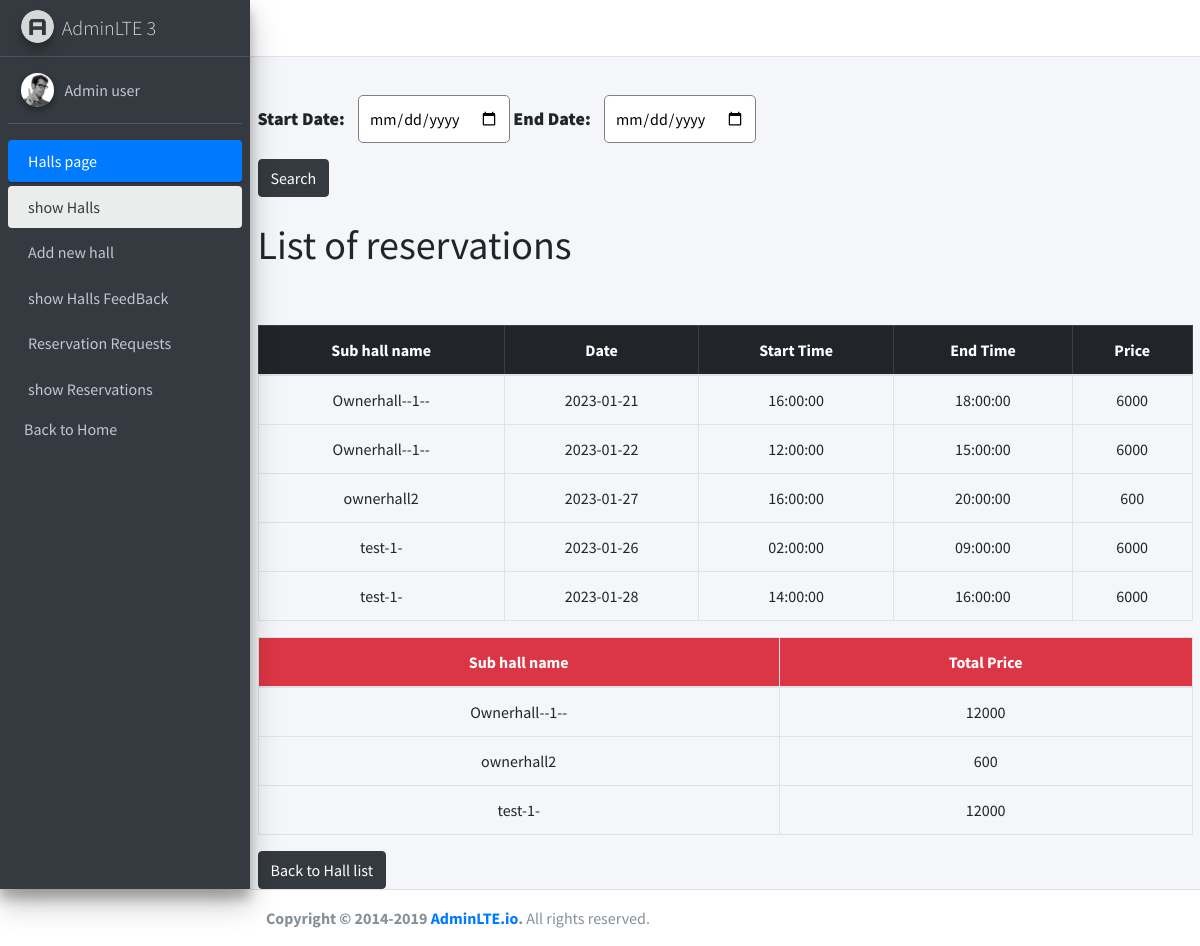
/admin/allincomes.php?userId=37&start_date=null&end_date=null (signed in), run on an earlier commit of the app's database.
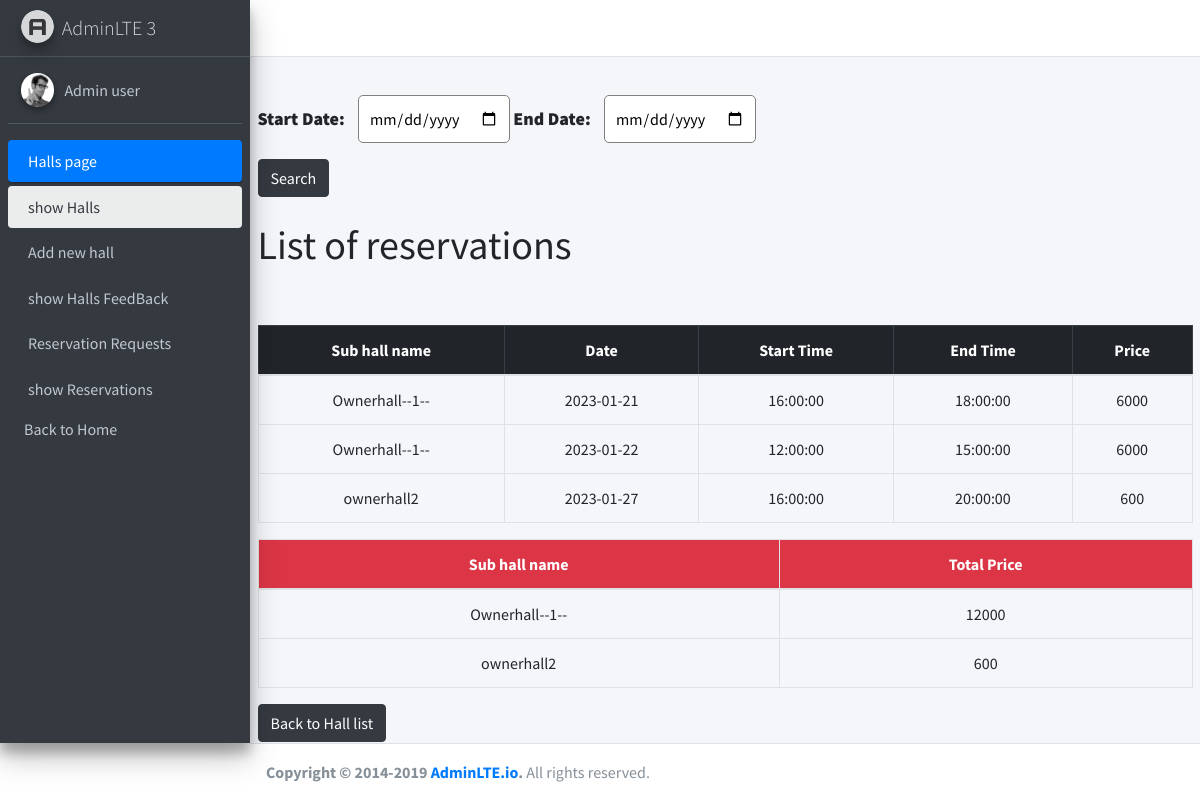
And on a later commit of the database.
### tables this page shows
CREATE TABLE `reservations` (
  `id` int(11) NOT NULL,
  `event_type` varchar(255) NOT NULL,
  `number_guests` int(11) NOT NULL,
  `date` date NOT NULL,
  `start_time` time NOT NULL,
  `end_time` time NOT NULL,
  `notes` varchar(1000) NOT NULL,
  `hall_id` int(11) NOT NULL,
  `user_id` int(11) NOT NULL,
  `status` enum('pending','approved','canceled') NOT NULL DEFAULT 'pending'
);

CREATE TABLE `subhalls` (
  `id` int(11) NOT NULL,
  `name` varchar(200) NOT NULL,
  `type` int(11) NOT NULL,
  `number_of_guests` int(11) NOT NULL,
  `price` float NOT NULL,
  `hall_describtion` varchar(500) NOT NULL,
  `services` varchar(500) NOT NULL,
  `image_view` varchar(300) NOT NULL,
  `hall_id` int(11) NOT NULL,
  `num_of_reservation` int(11) NOT NULL DEFAULT '0'
);

### admin/allincomes.php (the view, shortened to what the changed rows need)
<?php session_start();
require("handlers/db.php");
$userId = $_GET['userId'];
$sql=" SELECT subhalls.id FROM halls
JOIN subhalls ON halls.id = subhalls.hall_id
WHERE halls.user_id = $userId";
$query=mysqli_query($conn,$sql);
$halls=mysqli_fetch_all($query,MYSQLI_ASSOC);
    require("inc/header.php");
?>
<main role="main" class="flex-shrink-0 ">
        <div class="container">
        <br>
            <h1>List of reservations</h1>
            <br>
        <br>
            <table class="table table-bordered text-center justify-content-start">
                <thead  class="table-dark">
                    <tr>
    <th>Sub hall name</th>
    <th>Date</th>
    <th>Start Time</th>
    <th>End Time</th>
    <th>Price</th>
         </tr>
                </thead>
                <tbody>
<?php
      $start_date=$_GET['start_date'];
      $end_date=$_GET['end_date'];
      if($start_date!='null' and $end_date!='null'  ){
      if((isset($start_date)) and (isset($end_date)) ){
        $newDateS = date("Y-m-d", strtotime($start_date));
        $newDateE = date("Y-m-d", strtotime($end_date));
       foreach($halls as $inner_array) {
           foreach($inner_array as $element) {
             $sql="SELECT *,subhalls.price,subhalls.name FROM reservations
             JOIN subhalls ON reservations.hall_id = subhalls.id
             WHERE reservations.hall_id = $element and reservations.status='approved'
              and reservations.date BETWEEN '$newDateS'  AND '$newDateE'
             ";
             $query=mysqli_query($conn,$sql);
             $halls1=mysqli_fetch_all($query,MYSQLI_ASSOC);
       ?>
         <?php    foreach($halls1 as $event ) {?>
               <tr>
               <td><?php echo $event['name']; ?></td>
               <td><?php echo $event['date']; ?></td>
               <td><?php echo $event['start_time']; ?></td>
               <td><?php echo $event['end_time']; ?></td>
               <td><?php echo $event['price']; ?></td>
               </tr>
           <?php }
        }?>
 <?php
}
}?>
<table class="table table-bordered text-center justify-content-start">
                <thead  class="bg-danger text-dark">
                    <tr>
    <th>Sub hall name</th>
    <th>Total Price</th>
                    </tr>
                </thead>
                <tbody>
<?php
foreach($halls as $inner_array) {
    foreach($inner_array as $element) {
  $sql2=" SELECT subhalls.name as hall_name, SUM(subhalls.price) as total_price FROM reservations
  JOIN subhalls ON reservations.hall_id = subhalls.id
  WHERE reservations.hall_id = $element and reservations.status='approved'  and reservations.date BETWEEN '$newDateS'  AND '$newDateE'
  GROUP BY subhalls.price
 ";
      $query2=mysqli_query($conn,$sql2);
     $halls2=mysqli_fetch_all($query2,MYSQLI_ASSOC);
     $query2=mysqli_query($conn,$sql2);
?>
  <?php    foreach($halls2 as $event ) {?>
        <tr>
        <td><?php echo $event['hall_name']; ?></td>
        <td><?php echo $event['total_price']; ?></td>
        </tr>
    <?php }
    }
  }
?>
                </tbody>
            </table>
   <?php
}else
{
        foreach($halls as $inner_array) {
          foreach($inner_array as $element) {
            $sql="SELECT *,subhalls.price,subhalls.name FROM reservations
            JOIN subhalls ON reservations.hall_id = subhalls.id
            WHERE reservations.hall_id = $element and reservations.status='approved'
            ";
            $query=mysqli_query($conn,$sql);
            $halls1=mysqli_fetch_all($query,MYSQLI_ASSOC);
      ?>
        <?php    foreach($halls1 as $event ) {?>
              <tr>
              <td><?php echo $event['name']; ?></td>
              <td><?php echo $event['date']; ?></td>
              <td><?php echo $event['start_time']; ?></td>
              <td><?php echo $event['end_time']; ?></td>
              <td><?php echo $event['price']; ?></td>
              </tr>
          <?php }
          }
        }
?>
<table class="table table-bordered text-center justify-content-start">
<thead  class="bg-danger text-dark">
    <tr>
<th>Sub hall name</th>
<th>Total Price</th>
    </tr>
</thead>
<tbody>
<?php
foreach($halls as $inner_array) {
foreach($inner_array as $element) {
$sql2="  SELECT subhalls.name as hall_name, SUM(subhalls.price) as total_price FROM reservations
JOIN subhalls ON reservations.hall_id = subhalls.id
WHERE reservations.hall_id = $element and reservations.status='approved'
GROUP BY reservations.hall_id, subhalls.name
";
$query2=mysqli_query($conn,$sql2);
$halls2=mysqli_fetch_all($query2,MYSQLI_ASSOC);
?>
<?php    foreach($halls2 as $event ) {?>
<tr>
<td><?php echo $event['hall_name']; ?></td>
<td><?php echo $event['total_price']; ?></td>
</tr>
<?php }
}
}
?>
</tbody>
</table>
<?php
}
?>
                </tbody>
            </table>
        </div>
    </main>
  <?php
require("inc/footer.php");
?>

What changed in the data, as far as the page shows it:
removed subhalls: hall_name "test-1-", total_price "12000"
no longer on this page (row unchanged): reservations: subhalls.name "test-1-", date "2023-01-26", start_time "02:00:00", end_time "09:00:00", subhalls.price "6000"
no longer on this page (row unchanged): reservations: subhalls.name "test-1-", date "2023-01-28", start_time "14:00:00", end_time "16:00:00", subhalls.price "6000"
